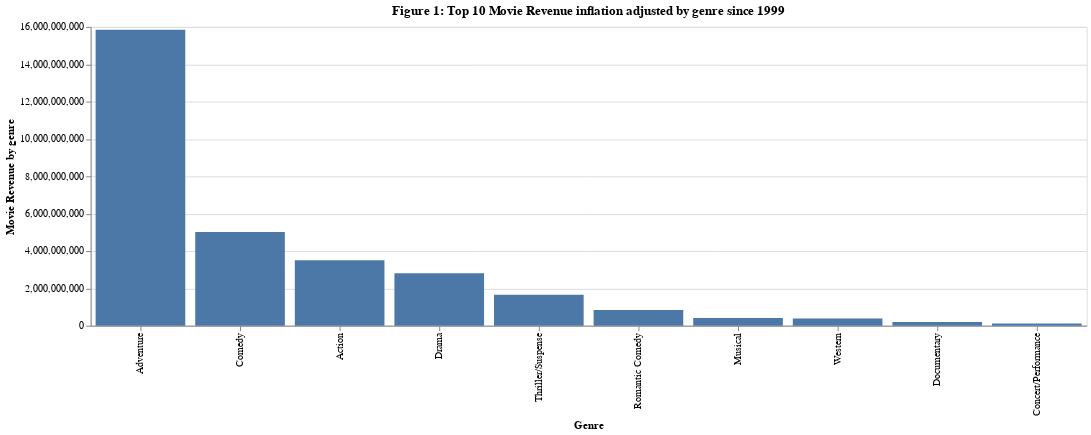

The notebook cell saved with this chart:
### Markdown cell above
#### hidden content chart #1

### Code cell
#plot by genre

genre_rev_plot = (
    alt.Chart(movie_rev_1999_group[:10], width=1000, height=300)
    .mark_bar()
    .encode(
        x=alt.X("genre:N",sort="-y", title="Genre"),
        y=alt.Y("inflation_adjusted_gross:Q", title="Movie Revenue by genre"),
    )
    .properties(title="Figure 1: Top 10 Movie Revenue inflation adjusted by genre since 1999")
)
genre_rev_plot

### Figure 1 — Vega-Lite specification as saved in the notebook (floating-point values rounded to 4 significant figures)
{"config": {"view": {"continuousWidth": 400, "continuousHeight": 300}}, "data": {"name": "data-547436b9116d0b81dfa0ea94ae84441b"}, "mark": "bar", "encoding": {"x": {"field": "genre", "sort": "-y", "title": "Genre", "type": "nominal"}, "y": {"field": "inflation_adjusted_gross", "title": "Movie Revenue by genre", "type": "quantitative"}}, "height": 300, "title": "Figure 1: Top 10 Movie Revenue inflation adjusted by genre since 1999", "width": 1000, "$schema": "https://vega.github.io/schema/vega-lite/v4.17.0.json", "datasets": {"data-547436b9116d0b81dfa0ea94ae84441b": [{"genre": "Adventure", "inflation_adjusted_gross": 15850000000.0}, {"genre": "Comedy", "inflation_adjusted_gross": 5023000000.0}, {"genre": "Action", "inflation_adjusted_gross": 3507000000.0}, {"genre": "Drama", "inflation_adjusted_gross": 2810000000.0}, {"genre": "Thriller/Suspense", "inflation_adjusted_gross": 1650000000.0}, {"genre": "Romantic Comedy", "inflation_adjusted_gross": 835900000.0}, {"genre": "Musical", "inflation_adjusted_gross": 414000000.0}, {"genre": "Western", "inflation_adjusted_gross": 384900000.0}, {"genre": "Documentary", "inflation_adjusted_gross": 203500000.0}, {"genre": "Concert/Performance", "inflation_adjusted_gross": 114800000.0}]}}
